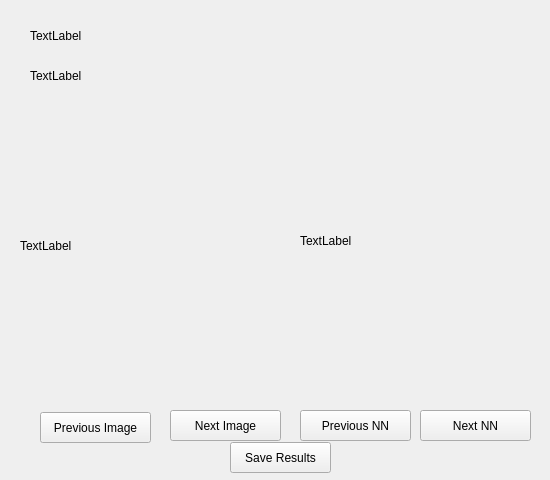
<?xml version="1.0" encoding="UTF-8"?>
<ui version="4.0">
 <class>DetectionResultPanel</class>
 <widget class="QWidget" name="DetectionResultPanel">
  <property name="geometry">
   <rect>
    <x>0</x>
    <y>0</y>
    <width>550</width>
    <height>480</height>
   </rect>
  </property>
  <property name="windowTitle">
   <string>Form</string>
  </property>
  <widget class="QLabel" name="resultLabel">
   <property name="geometry">
    <rect>
     <x>300</x>
     <y>120</y>
     <width>231</width>
     <height>241</height>
    </rect>
   </property>
   <property name="text">
    <string>TextLabel</string>
   </property>
  </widget>
  <widget class="QPushButton" name="nextNNButton">
   <property name="geometry">
    <rect>
     <x>420</x>
     <y>410</y>
     <width>111</width>
     <height>31</height>
    </rect>
   </property>
   <property name="text">
    <string>Next NN</string>
   </property>
  </widget>
  <widget class="QPushButton" name="prevImgButton">
   <property name="geometry">
    <rect>
     <x>40</x>
     <y>412</y>
     <width>111</width>
     <height>31</height>
    </rect>
   </property>
   <property name="text">
    <string>Previous Image</string>
   </property>
  </widget>
  <widget class="QLabel" name="imageLabel">
   <property name="geometry">
    <rect>
     <x>20</x>
     <y>130</y>
     <width>241</width>
     <height>231</height>
    </rect>
   </property>
   <property name="text">
    <string>TextLabel</string>
   </property>
  </widget>
  <widget class="QPushButton" name="prevNNButton">
   <property name="geometry">
    <rect>
     <x>300</x>
     <y>410</y>
     <width>111</width>
     <height>31</height>
    </rect>
   </property>
   <property name="text">
    <string>Previous NN</string>
   </property>
  </widget>
  <widget class="QLabel" name="imgName">
   <property name="geometry">
    <rect>
     <x>30</x>
     <y>20</y>
     <width>91</width>
     <height>31</height>
    </rect>
   </property>
   <property name="text">
    <string>TextLabel</string>
   </property>
  </widget>
  <widget class="QLabel" name="nnName">
   <property name="geometry">
    <rect>
     <x>30</x>
     <y>60</y>
     <width>81</width>
     <height>31</height>
    </rect>
   </property>
   <property name="text">
    <string>TextLabel</string>
   </property>
  </widget>
  <widget class="QPushButton" name="nextImgButton">
   <property name="geometry">
    <rect>
     <x>170</x>
     <y>410</y>
     <width>111</width>
     <height>31</height>
    </rect>
   </property>
   <property name="text">
    <string>Next Image</string>
   </property>
  </widget>
  <widget class="QPushButton" name="saveResultsButton">
   <property name="geometry">
    <rect>
     <x>230</x>
     <y>442</y>
     <width>101</width>
     <height>31</height>
    </rect>
   </property>
   <property name="text">
    <string>Save Results</string>
   </property>
  </widget>
 </widget>
 <resources/>
 <connections/>
</ui>
